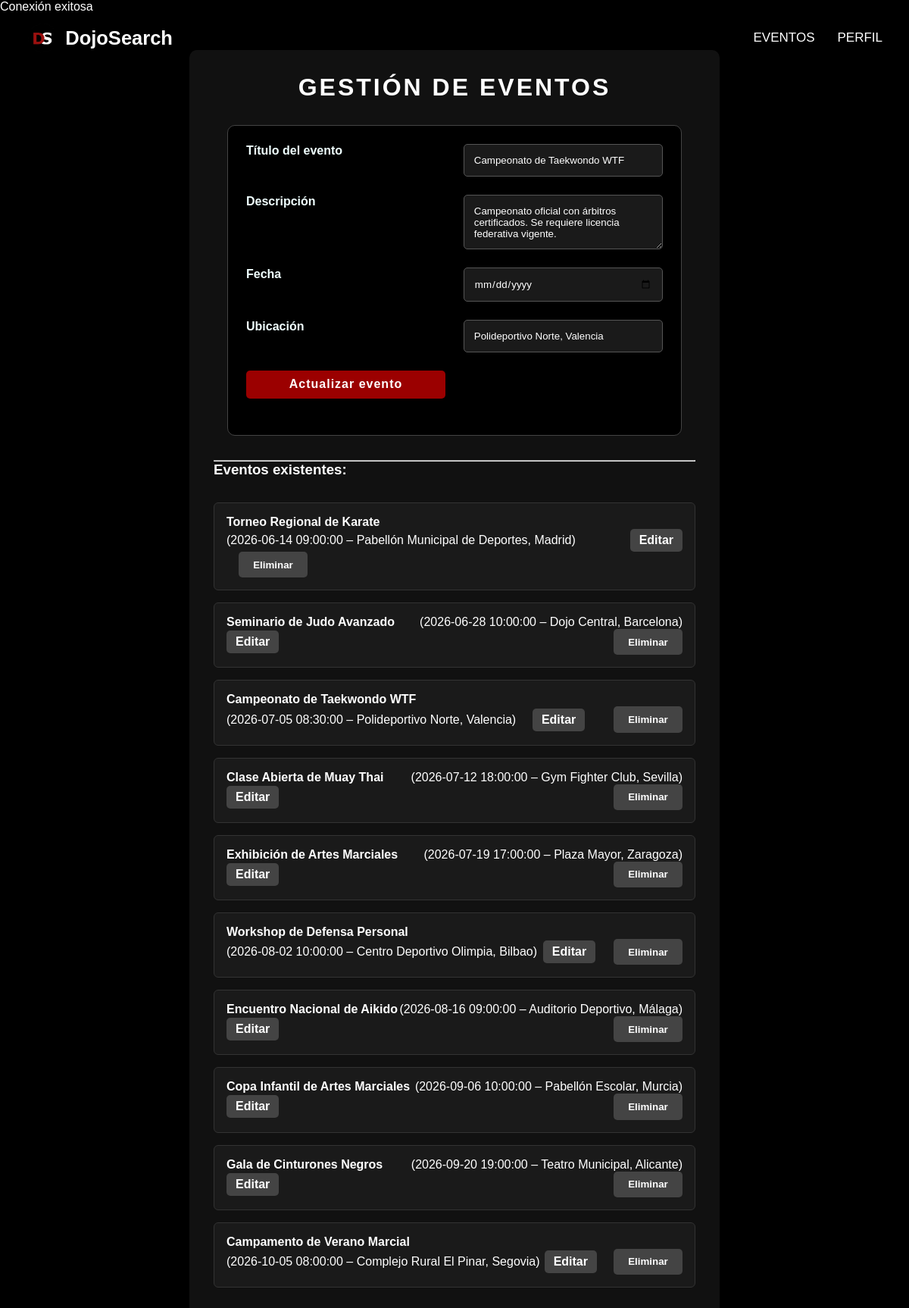
The app's page /views/php/manageEvents.php?id=3 (signed in) with its own data.
### tables this page shows
CREATE TABLE IF NOT EXISTS events (
    id          INT UNSIGNED    NOT NULL AUTO_INCREMENT,
    name        VARCHAR(150)    NOT NULL,
    description TEXT            NULL,
    date        DATETIME        NOT NULL,
    location    VARCHAR(200)    NULL,
    PRIMARY KEY (id)
);

### controllers/EventController.php (called while the page is built, shortened)
<?php
class EventController
{
    private $conn;
    public function __construct($conn)
    {
        $this->conn = $conn;
    }
    public function getAllEvents()
    {
        try {
            $stmt = $this->conn->prepare("SELECT * FROM events ORDER BY date ASC");
            $stmt->execute();
            return $stmt->fetchAll(PDO::FETCH_ASSOC);
        } catch (PDOException $e) {
            return [];
        }
    }
}

### views/php/manageEvents.php (the view, shortened to what this page needs)
<?php
require_once '../../controllers/UserController.php';
require_once '../../controllers/EventController.php';
$controller = new EventController($conn);
$eventos = $controller->getAllEvents();
$eventoEditar = null;
if (isset($_GET['id'])) {
    foreach ($eventos as $ev) {
        if ($ev['id'] == $_GET['id']) {
            $eventoEditar = $ev;
            break;
        }
    }
}
?>
<!DOCTYPE html>
<html lang="es">
<head>
    <link rel="stylesheet" href="../assets/css/style.css">
    <link rel="stylesheet" href="../assets/css/profile.css">
</head>
<body>
    <div class="profile-container">
        <h2 class="section-title">Gestión de Eventos</h2>
  <form action="/../../controllers/EventController.php" method="POST" class="form-evento">
    <div class="form-group">
        <label for="name" style="color: azure;">Título del evento</label>
        <input type="text" id="name" name="name" required value="<?php echo $eventoEditar['name'] ?? ''; ?>">
    </div>
    <div class="form-group">
        <label for="description" style="color: azure;">Descripción</label>
        <textarea id="description" name="description" rows="3" required><?php echo $eventoEditar['description'] ?? ''; ?></textarea>
    </div>
    <div class="form-group">
        <label for="date" style="color: azure;">Fecha</label>
        <input type="date" id="date" name="date" required value="<?php echo $eventoEditar['date'] ?? ''; ?>">
    </div>
    <div class="form-group">
        <label for="location" style="color: azure;">Ubicación</label>
        <input type="text" id="location" name="location" required value="<?php echo $eventoEditar['location'] ?? ''; ?>">
    </div>
    <div class="form-group">
        <button type="submit" class="btn-save">
            <?php echo $eventoEditar ? 'Actualizar evento' : 'Crear evento'; ?>
        </button>
    </div>
</form>
        <hr>
        <h3>Eventos existentes:</h3>
        <?php if (!empty($eventos)): ?>
            <ul class="event-list">
                <?php foreach ($eventos as $event): ?>
    <li>
        <strong><?php echo htmlspecialchars($event['name']); ?></strong>
        (<?php echo $event['date']; ?> – <?php echo $event['location']; ?>)
        <a href="./manageEvents.php?id=<?php echo $event['id']; ?>" class="btn-edit">Editar</a>
        <form action="/../../controllers/EventController.php" method="POST" style="display:inline;">
            <button type="submit" class="btn-delete" onclick="return confirm('¿Seguro que quieres eliminar este evento?');">Eliminar</button>
        </form>
    </li>
<?php endforeach; ?>
            </ul>
        <?php else: ?>
            <p>No hay eventos registrados aún.</p>
        <?php endif; ?>
    </div>
</body>
<div id="navbar">
    <div class="logo-container">
        <a href="../php/index.php" class="logo-link">
            <img src="../assets/images/logoDS.png" alt="Logo" class="logo" />
            <h2>DojoSearch</h2>
        </a>
    </div>
    <nav class="nav-menu">
        <a href="../php/events.php">EVENTOS</a>
        <a href="<?php echo isset($_SESSION['user']) ? ($_SESSION['user']['is_admin'] ? 'userAdmin.php' : 'userUser.php') : 'login.php'; ?>">PERFIL</a>
    </nav>
</div>
</html>

### views/assets/css/style.css (style rules this page uses)
* { margin: 0; padding: 0; box-sizing: border-box; }
body { font-family: Arial, sans-serif; color: #000; background-color: black !important; }
html, body { display: flex; flex-direction: column; }
#navbar { position: fixed; top: 0; width: 100%; display: flex; justify-content: space-between; align-items: center; padding: 15px 20px; z-index: 1000; background-color: transparent; transition: top 0.3s; }
.logo-container { display: flex; align-items: center; text-decoration: none; }
.logo-container img { height: 40px; margin-right: 10px; }
.logo-container h2 { margin: 0; font-size: 1.5em; color: white; }
.logo-container a { text-decoration: none; display: flex; align-items: center; }
.logo-container a::after { display: none; }
#navbar h2 { margin: 0; font-size: 1.5em; color: white; }
.nav-menu { display: flex; align-items: center; }
#navbar a { color: white; text-decoration: none; padding: 15px; font-size: 17px; position: relative; }
#navbar a::after { content: ""; position: absolute; left: 50%; bottom: -1px; width: 0%; height: 3px; background-color: #7e0000; transition: width 0.3s ease, left 0.3s ease; }
.section-title { color: #fff; font-family: 'Bebas Neue', sans-serif; font-size: 3.5rem; line-height: 1.1; margin: 0 auto 2rem; max-width: 800px; text-transform: uppercase; }
.section-title { font-family: 'Bebas Neue', sans-serif; color: #fff; font-size: 3.2rem; letter-spacing: 3px; margin-bottom: 1rem; text-transform: uppercase; }
.form-group { display: grid; grid-template-columns: 1fr 1fr; gap: 1.5rem; margin-bottom: 1.5rem; }
input, textarea { width: 100%; padding: 12px; background: rgba(255, 255, 255, 0.05); border: 1px solid rgba(255, 255, 255, 0.1); color: #fff; border-radius: 8px; font-family: inherit; transition: all 0.3s ease; }
textarea { resize: vertical; }
.form-evento { max-width: 600px; margin: 2rem auto; padding: 1.5rem; background-color: #000; color: white; border: 1px solid #444; border-radius: 10px; }
.form-group { margin-bottom: 1.5rem; }
.form-group label { display: block; margin-bottom: 0.5rem; color: white; font-weight: bold; }
.form-group input, .form-group textarea { width: 100%; padding: 10px; background-color: #1a1a1a; border: 1px solid #555; color: white; border-radius: 5px; }
.form-group input::placeholder, .form-group textarea::placeholder { color: #ccc; }
.btn-save { background-color: #9b0000; color: white; padding: 0.7rem 1.5rem; border: none; border-radius: 5px; cursor: pointer; font-weight: bold; }

### views/assets/css/profile.css (style rules this page uses)
.profile-container { max-width: 1200px; width: 100%; margin: 0 auto; padding: 0 20px; }
.form-group { margin-bottom: 1.5rem; }
.btn-cancel, .btn-save { padding: 0.5rem 1.5rem; border-radius: 5px; font-family: 'Bebas Neue', sans-serif; font-size: 1rem; letter-spacing: 1px; cursor: pointer; transition: all 0.3s ease; }
.btn-save { background: #7e0000; color: #fff; border: none; }
body { background-color: #000; color: white; font-family: 'Montserrat', sans-serif; }
.profile-container { max-width: 700px; margin: 3rem auto; padding: 2rem; background-color: #111; border-radius: 10px; }
.section-title { text-align: center; font-size: 2rem; color: white; margin-bottom: 2rem; }
.form-evento .form-group { margin-bottom: 1.5rem; }
.form-evento label { display: block; margin-bottom: 0.5rem; color: white; font-weight: 600; }
.form-evento input, .form-evento textarea { width: 100%; padding: 0.8rem; background-color: #1a1a1a; border: 1px solid #555; border-radius: 5px; color: white; }
.form-evento input::placeholder, .form-evento textarea::placeholder { color: #aaa; }
.btn-save, .btn-delete { padding: 0.6rem 1.2rem; border: none; border-radius: 5px; font-weight: bold; cursor: pointer; }
.btn-save { background-color: #9b0000; color: white; }
.btn-delete { background-color: #444; color: white; margin-left: 1rem; }
.event-list { list-style: none; padding-left: 0; margin-top: 2rem; }
.event-list li { background-color: #1a1a1a; border: 1px solid #333; padding: 1rem; margin-bottom: 1rem; border-radius: 6px; color: white; display: flex; justify-content: space-between; align-items: center; flex-wrap: wrap; }
.btn-edit { background-color: #444; color: #fff; padding: 6px 12px; border-radius: 5px; border: none; text-decoration: none; font-weight: bold; transition: background 0.3s ease; }

### records on screen
events: name "Campeonato de Taekwondo WTF", description "Campeonato oficial con árbitros certificados. Se requiere licencia federativa vigente.", location "Polideportivo Norte, Valencia", date "2026-07-05 08:30:00"
events: name "Torneo Regional de Karate", date "2026-06-14 09:00:00", location "Pabellón Municipal de Deportes, Madrid"
events: name "Seminario de Judo Avanzado", date "2026-06-28 10:00:00", location "Dojo Central, Barcelona"
events: name "Clase Abierta de Muay Thai", date "2026-07-12 18:00:00", location "Gym Fighter Club, Sevilla"
events: name "Exhibición de Artes Marciales", date "2026-07-19 17:00:00", location "Plaza Mayor, Zaragoza"
events: name "Workshop de Defensa Personal", date "2026-08-02 10:00:00", location "Centro Deportivo Olimpia, Bilbao"
events: name "Encuentro Nacional de Aikido", date "2026-08-16 09:00:00", location "Auditorio Deportivo, Málaga"
events: name "Copa Infantil de Artes Marciales", date "2026-09-06 10:00:00", location "Pabellón Escolar, Murcia"
events: name "Gala de Cinturones Negros", date "2026-09-20 19:00:00", location "Teatro Municipal, Alicante"
events: name "Campamento de Verano Marcial", date "2026-10-05 08:00:00", location "Complejo Rural El Pinar, Segovia"
